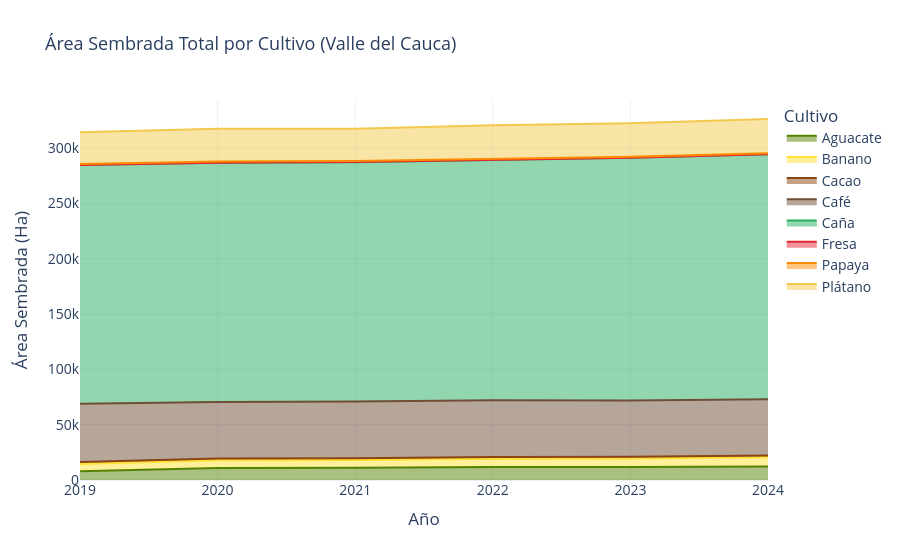

Notebook code cell kept with this figure:
### Code cell
# Área sembrada total anual por cultivo
area_anual = df.groupby(['anio', 'cultivo'])['area_sembrada_ha'].sum().reset_index()

fig = px.area(area_anual, x='anio', y='area_sembrada_ha', color='cultivo',
              color_discrete_map=COLORS,
              title='Área Sembrada Total por Cultivo (Valle del Cauca)',
              labels={'area_sembrada_ha': 'Área Sembrada (Ha)', 'anio': 'Año', 'cultivo': 'Cultivo'},
              template='plotly_white')
fig.update_layout(font=dict(size=14), title_font_size=18)
fig.show()

### Figure 1 — Plotly figure (JSON) as saved in the notebook; plotly's stock layout.template omitted (floating-point values rounded to 4 significant figures)
{"data": [{"fillpattern": {"shape": ""}, "hovertemplate": "Cultivo=Aguacate<br>Año=%{x}<br>Área Sembrada (Ha)=%{y}<extra></extra>", "legendgroup": "Aguacate", "line": {"color": "#568203"}, "marker": {"symbol": "circle"}, "mode": "lines", "name": "Aguacate", "orientation": "v", "showlegend": true, "stackgroup": "1", "type": "scatter", "x": [2019, 2020, 2021, 2022, 2023, 2024], "xaxis": "x", "y": [7937.0, 10810.0, 10990.0, 11850.0, 11820.0, 12110.0], "yaxis": "y"}, {"fillpattern": {"shape": ""}, "hovertemplate": "Cultivo=Banano<br>Año=%{x}<br>Área Sembrada (Ha)=%{y}<extra></extra>", "legendgroup": "Banano", "line": {"color": "#FFE135"}, "marker": {"symbol": "circle"}, "mode": "lines", "name": "Banano", "orientation": "v", "showlegend": true, "stackgroup": "1", "type": "scatter", "x": [2019, 2020, 2021, 2022, 2023, 2024], "xaxis": "x", "y": [6627.0, 6971.0, 7033.0, 7268.0, 7533.0, 8401.0], "yaxis": "y"}, {"fillpattern": {"shape": ""}, "hovertemplate": "Cultivo=Cacao<br>Año=%{x}<br>Área Sembrada (Ha)=%{y}<extra></extra>", "legendgroup": "Cacao", "line": {"color": "#8B4513"}, "marker": {"symbol": "circle"}, "mode": "lines", "name": "Cacao", "orientation": "v", "showlegend": true, "stackgroup": "1", "type": "scatter", "x": [2019, 2020, 2021, 2022, 2023, 2024], "xaxis": "x", "y": [1734.0, 1593.0, 1549.0, 1605.0, 1648.0, 1649.0], "yaxis": "y"}, {"fillpattern": {"shape": ""}, "hovertemplate": "Cultivo=Café<br>Año=%{x}<br>Área Sembrada (Ha)=%{y}<extra></extra>", "legendgroup": "Café", "line": {"color": "#6F4E37"}, "marker": {"symbol": "circle"}, "mode": "lines", "name": "Café", "orientation": "v", "showlegend": true, "stackgroup": "1", "type": "scatter", "x": [2019, 2020, 2021, 2022, 2023, 2024], "xaxis": "x", "y": [52600.0, 51190.0, 51380.0, 51400.0, 50860.0, 50930.0], "yaxis": "y"}, {"fillpattern": {"shape": ""}, "hovertemplate": "Cultivo=Caña<br>Año=%{x}<br>Área Sembrada (Ha)=%{y}<extra></extra>", "legendgroup": "Caña", "line": {"color": "#27AE60"}, "marker": {"symbol": "circle"}, "mode": "lines", "name": "Caña", "orientation": "v", "showlegend": true, "stackgroup": "1", "type": "scatter", "x": [2019, 2020, 2021, 2022, 2023, 2024], "xaxis": "x", "y": [215800.0, 216100.0, 216400.0, 217500.0, 219400.0, 221400.0], "yaxis": "y"}, {"fillpattern": {"shape": ""}, "hovertemplate": "Cultivo=Fresa<br>Año=%{x}<br>Área Sembrada (Ha)=%{y}<extra></extra>", "legendgroup": "Fresa", "line": {"color": "#E32636"}, "marker": {"symbol": "circle"}, "mode": "lines", "name": "Fresa", "orientation": "v", "showlegend": true, "stackgroup": "1", "type": "scatter", "x": [2019, 2020, 2021, 2022, 2023, 2024], "xaxis": "x", "y": [30.7, 40.7, 30.8, 21.25, 21.75, 23.15], "yaxis": "y"}, {"fillpattern": {"shape": ""}, "hovertemplate": "Cultivo=Papaya<br>Año=%{x}<br>Área Sembrada (Ha)=%{y}<extra></extra>", "legendgroup": "Papaya", "line": {"color": "#FF8C00"}, "marker": {"symbol": "circle"}, "mode": "lines", "name": "Papaya", "orientation": "v", "showlegend": true, "stackgroup": "1", "type": "scatter", "x": [2019, 2020, 2021, 2022, 2023, 2024], "xaxis": "x", "y": [970.3, 1071.0, 910.1, 944.4, 883.4, 790.2], "yaxis": "y"}, {"fillpattern": {"shape": ""}, "hovertemplate": "Cultivo=Plátano<br>Año=%{x}<br>Área Sembrada (Ha)=%{y}<extra></extra>", "legendgroup": "Plátano", "line": {"color": "#F2C94C"}, "marker": {"symbol": "circle"}, "mode": "lines", "name": "Plátano", "orientation": "v", "showlegend": true, "stackgroup": "1", "type": "scatter", "x": [2019, 2020, 2021, 2022, 2023, 2024], "xaxis": "x", "y": [28590.0, 29760.0, 29340.0, 30110.0, 30250.0, 30980.0], "yaxis": "y"}], "layout": {"font": {"size": 14}, "legend": {"title": {"text": "Cultivo"}, "tracegroupgap": 0}, "title": {"font": {"size": 18}, "text": "Área Sembrada Total por Cultivo (Valle del Cauca)"}, "xaxis": {"anchor": "y", "domain": [0, 1], "title": {"text": "Año"}}, "yaxis": {"anchor": "x", "domain": [0, 1], "title": {"text": "Área Sembrada (Ha)"}}}}
